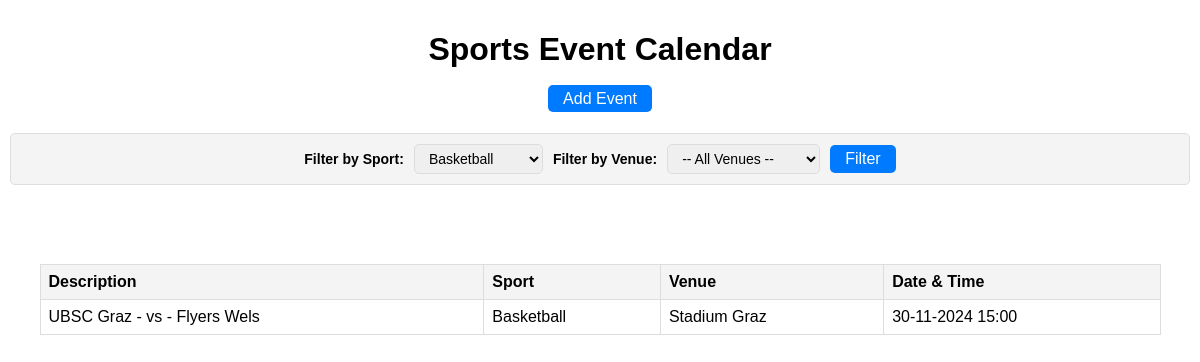
The page /index.php?sport=Basketball on the database its author committed.
### tables this page shows
CREATE TABLE `Events` (
  `id` int(11) NOT NULL,
  `sport_id` int(11) NOT NULL,
  `description` text DEFAULT NULL,
  `venue_id` int(11) DEFAULT NULL,
  `date_time` datetime NOT NULL
);

CREATE TABLE `Sports` (
  `id` int(11) NOT NULL,
  `name` varchar(255) NOT NULL
);

CREATE TABLE `Venues` (
  `id` int(11) NOT NULL,
  `name` varchar(255) NOT NULL,
  `address` varchar(255) DEFAULT NULL
);

### functions.php (called while the page is built, shortened)
<?php
function getAllSports($pdo)
{
    $query = "SELECT id, name FROM Sports ORDER BY name ASC";
    $stmt = $pdo->query($query);
    return $stmt->fetchAll(PDO::FETCH_ASSOC);
}

### index.php (the view, shortened to what this page needs)
<?php
require 'functions.php';
$sports = getAllSports($pdo);
$sport_name = isset($_GET['sport']) ? $_GET['sport'] : '';
$venue_id = isset($_GET['venue']) ? $_GET['venue'] : '';
$events = getFilteredEvents($pdo, $sport_name, $venue_id);
function getFilteredEvents($pdo, $sport_name, $venue_id)
{
    $query = "
    SELECT
        e.id AS event_id,
        e.description,
        e.date_time,
        s.name AS sport_name,
        v.name AS venue_name
    FROM Events e
    JOIN Sports s ON e.sport_id = s.id
    LEFT JOIN Venues v ON e.venue_id = v.id
    WHERE (:sport_name = '' OR s.name = :sport_name)
    AND (:venue_id = '' OR v.id = :venue_id)
    ORDER BY e.date_time ASC";
    $stmt = $pdo->prepare($query);
    $stmt->execute([
        ':sport_name' => $sport_name,
        ':venue_id' => $venue_id,
    ]);
    return $stmt->fetchAll(PDO::FETCH_ASSOC);
}
?>
<!DOCTYPE html>
<html lang="en">
<head>
</head>
<body>
    <h1>Sports Event Calendar</h1>
    <nav>
        <a href="add_event.php">Add Event</a>
    </nav>
    <form method="GET" action="index.php">
        <label for="sport">Filter by Sport:</label>
        <select id="sport" name="sport">
            <?php foreach ($sports as $sport): ?>
                <option value="<?= htmlspecialchars($sport['name']) ?>" <?= $sport['name'] === $sport_name ? 'selected' : '' ?>>
                    <?= htmlspecialchars($sport['name']) ?>
                </option>
            <?php endforeach; ?>
        </select>
        <label for="venue">Filter by Venue:</label>
        <select id="venue" name="venue">
            <option value="">-- All Venues --</option>
        </select>
        <button type="submit">Filter</button>
    </form>
    <div id="table">
        <table>
            <thead>
                <tr>
                    <th>Description</th>
                    <th>Sport</th>
                    <th>Venue</th>
                    <th>Date & Time</th>
                </tr>
            </thead>
            <tbody>
                <?php if (!empty($events)): ?>
                    <?php foreach ($events as $event): ?>
                        <tr>
                            <td><?= htmlspecialchars($event['description']) ?></td>
                            <td><?= htmlspecialchars($event['sport_name']) ?></td>
                            <td><?= htmlspecialchars($event['venue_name']) ?></td>
                            <td><?= htmlspecialchars((new DateTime($event['date_time']))->format('d-m-Y H:i')) ?></td>
                        </tr>
                    <?php endforeach; ?>
                <?php else: ?>
                    <tr>
                        <td colspan="4" style="text-align:center;">No events available at the moment.</td>
                    </tr>
                <?php endif; ?>
            </tbody>
        </table>
    </div>
</body>
</html>

### index.php (style rules this page uses)
body { font-family: Arial, sans-serif; max-width: 1200px; margin: 0 auto; padding: 10px; }
h1 { text-align: center; }
form { display: flex; justify-content: center; align-items: center; margin: 20px 0; gap: 10px; padding: 10px; background-color: #f4f4f4; border: 1px solid #ddd; border-radius: 5px; }
label { font-size: 14px; font-weight: bold; }
select { padding: 5px 10px; font-size: 14px; border: 1px solid #ddd; border-radius: 5px; }
button { padding: 5px 15px; font-size: 16px; color: #fff; background-color: #007bff; border: none; border-radius: 5px; cursor: pointer; transition: background-color 0.3s; }
#table { display: flex; justify-content: center; }
table { width: 95%; border-collapse: collapse; margin-top: 5%; }
th, td { border: 1px solid #ddd; padding: 8px; text-align: left; }
th { background-color: #f4f4f4; }
nav { text-align: center; margin-bottom: 25px; }
nav a { text-decoration: none; border-radius: 5px; margin: 0 10px; padding: 5px 15px; font-size: 16px; color: #fff; background-color: #007bff; }

### rows shown on the page
events: description "UBSC Graz - vs - Flyers Wels", sport.name "Basketball", venue.name "Stadium Graz", date_time "30-11-2024 15:00"

### other values the page prints
form field sport "Basketball"
